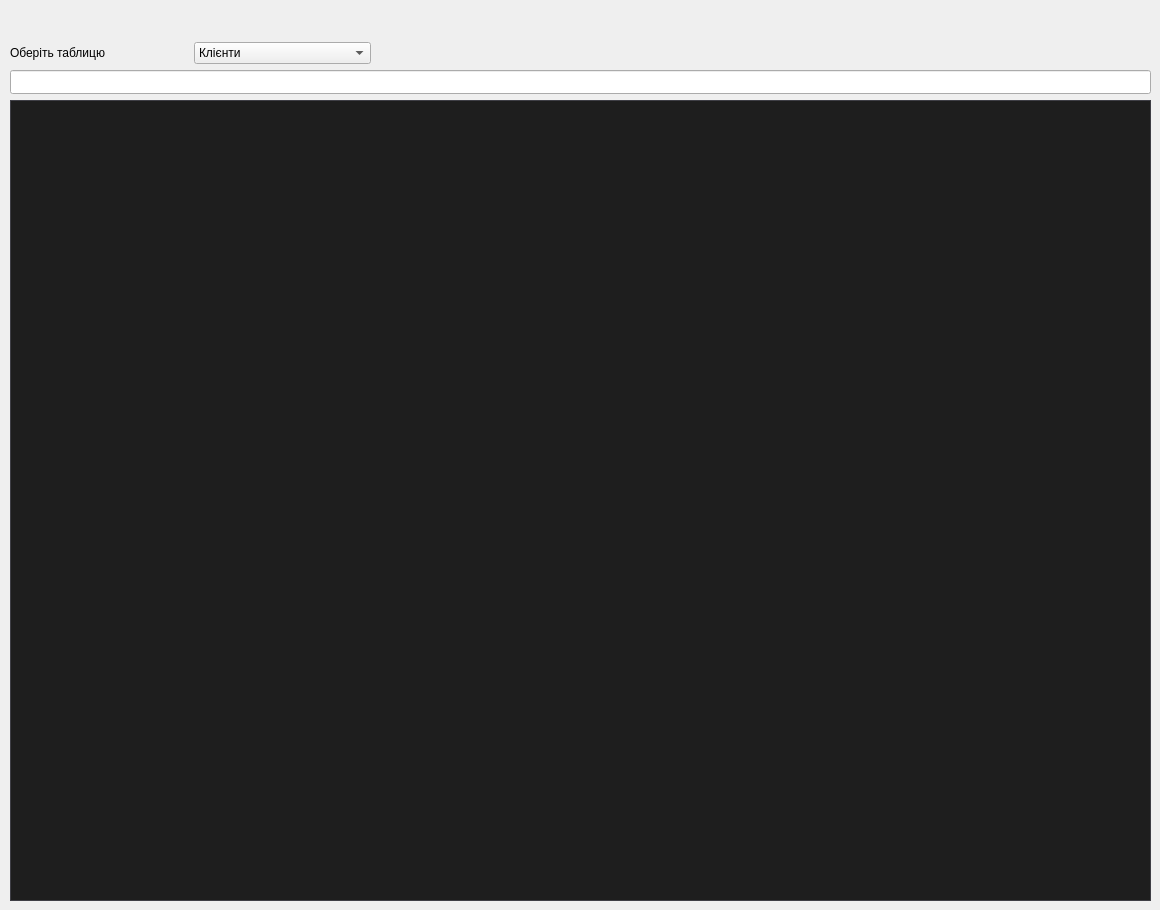
    <widget class="QWidget" name="tab_4">
     <attribute name="title">
      <string>Швидкий пошук</string>
     </attribute>
     <widget class="QTableView" name="fastSearchTableView">
      <property name="geometry">
       <rect>
        <x>10</x>
        <y>100</y>
        <width>1141</width>
        <height>801</height>
       </rect>
      </property>
      <property name="styleSheet">
       <string notr="true">/*!*************************************
  VS15 Dark
****************************************
  Author: chintsu_kun
  Version: 2.0.2
  Licence: GNU General Public License v3.0 (https://www.gnu.org/licenses/gpl-3.0.en.html)
  Url: https://github.com/nikolay-borzov/modorganizer-themes
****************************************
*/
/* For some reason applying background-color or border fixes paddings properties */
QListWidget::item {
  border-width: 0; }

/* Don't override install label on download widget.
   MO2 assigns color depending on download state */
#installLabel {
  color: none; }

/* Make `background-color` work for :hover, :focus and :pressed states */
QToolButton {
  border: none; }

/* Main Window */
QWidget {
  background-color: #2D2D30;
  color: #F1F1F1; }
  QWidget::disabled {
	color: #656565;
     }

/* Common */
/* remove outline */
* {
  outline: 0; }

*:disabled,
QListView::item:disabled,
*::item:selected:disabled {
  color: #656565; }

/* line heights */
/* QTreeView#fileTree::item - currently have problem with size column vertical
   text align  */
#bsaList::item,
#dataTree::item,
QTreeView#modList::item,
QTreeWidget#categoriesTree::item,
#savegameList::item,
#tabConflicts QTreeWidget::item {
  padding: 0.3em 0; }

QListView::item,
QTreeView#espList::item {
  padding-top: 0.3em;
  padding-bottom: 0.3em;
}

/* to enable border color */
QTreeView,
QListView,
QTextEdit,
QWebView,
QTableView {
  border-style: solid;
  border-width: 1px; }

QAbstractItemView {
  color: #DCDCDC;
  background-color: #1E1E1E;
  alternate-background-color: #262626;
  border-color: #3F3F46; }
  QAbstractItemView::item:selected, QAbstractItemView::item:selected:hover {
   background-color: #3399FF;
   color: #F1F1F1;
}

QAbstractItemView[filtered=true] {
	border: 2px solid #f00 !important;
}

QAbstractItemView,
QListView,
QTreeView {
  show-decoration-selected: 1; }

QAbstractItemView::item:hover,
QListView::item:hover,
QTreeView::branch:hover,
QTreeWidget::item:hover {
  background-color: rgba(51, 153, 255, 0.3); }

QAbstractItemView::item:selected:disabled,
QListView::item:selected:disabled,
QTreeView::branch:selected:disabled,
QTreeWidget::item:selected:disabled {
  background-color: rgba(51, 153, 255, 0.3); }

QTreeView::branch:selected {
  background-color: #3399FF; }

QLabel {
  background-color: transparent; }

LinkLabel {
  qproperty-linkColor: #3399FF; }

/* Left Pane &amp; File Trees #QTreeView, #QListView*/
QTreeView::branch:closed:has-children {
  image: url(./vs15/branch-closed.png); }

QTreeView::branch:open:has-children {
  image: url(./vs15/branch-open.png); }

/*QListView::item:hover { }
QListView::item:selected { }*/
QListView::item {
  color: #F1F1F1; }

/* Text areas and text fields #QTextEdit, #QLineEdit, #QWebView */
QTextEdit,
QWebView,
QLineEdit,
QAbstractSpinBox,
QAbstractSpinBox::up-button,
QAbstractSpinBox::down-button,
QComboBox {
  background-color: #333337;
  border-color: #3F3F46; }

QLineEdit:hover,
QAbstractSpinBox:hover,
QTextEdit:hover,
QComboBox:hover,
QComboBox:editable:hover {
  border-color: #007ACC; }

QLineEdit:focus,
QAbstractSpinBox::focus,
QTextEdit:focus,
QComboBox:focus,
QComboBox:editable:focus,
QComboBox:on {
  background-color: #3F3F46;
  border-color: #3399FF; }

QComboBox:on {
  border-bottom-color: #3F3F46; }

QLineEdit,
QAbstractSpinBox {
  min-height: 15px;
  padding: 2px;
  border-style: solid;
  border-width: 1px; }

QLineEdit {
  margin-top: 0; }

/* clear button */
QLineEdit QToolButton,
QLineEdit QToolButton:hover {
  background: none;
  margin-top: 1px; }

QLineEdit#espFilterEdit QToolButton {
  margin-top: -2px;
  margin-bottom: 1px; }

/* Drop-downs #QComboBox*/
QComboBox {
  min-height: 20px;
  padding-left: 5px;
  margin: 3px 0 1px 0;
  border-style: solid;
  border-width: 1px; }
  QComboBox:editable {
    padding-left: 3px;
    /* to enable hover styles */
    background-color: transparent; }
  QComboBox::drop-down {
    width: 20px;
    subcontrol-origin: padding;
    subcontrol-position: top right;
    border: none;
    /* If you need to set style for drop-down button
    &amp;:on,
    &amp;:editable:hover {
      background-color: red;
    } */ }
  QComboBox::down-arrow {
    image: url(./vs15/combobox-down.png); }
  QComboBox QAbstractItemView {
    background-color: #1B1B1C;
    selection-background-color: #3F3F46;
    border-color: #3399FF;
    border-style: solid;
    border-width: 0 1px 1px 1px; }

/* doesn't work http://stackoverflow.com/questions/13308341/qcombobox-abstractitemviewitem*/
/*QComboBox QAbstractItemView:item {
  padding: 10px;
  margin: 10px;
}*/
/* Toolbar */
QToolBar {
  border: none; }

QToolBar::separator {
  border-left-color: #222222;
  border-right-color: #46464A;
  border-width: 0 1px 0 1px;
  border-style: solid;
  width: 0; }

QToolButton {
  padding: 4px; }
  QToolButton:hover, QToolButton:focus {
    background-color: #3E3E40; }
  QToolButton:pressed {
    background-color: #3399FF; }

QToolButton::menu-indicator {
  image: url(./vs15/combobox-down.png);
  subcontrol-origin: padding;
  subcontrol-position: center right;
  padding-top: 10%;
  padding-right: 5%; }

/* Group Boxes #QGroupBox */
QGroupBox {
  border-color: #3F3F46;
  border-style: solid;
  border-width: 1px;
  padding: 1em .3em .3em .3em;
  margin-top: .65em; }

QGroupBox::title {
  subcontrol-origin: margin;
  subcontrol-position: top left;
  padding: 2px;
  left: 10px; }

/* LCD Count */
QLCDNumber {
  border-color: #3F3F46;
  border-style: solid;
  border-width: 1px; }

/* Buttons #QPushButton */
QPushButton {
  background-color: #333337;
  border-color: #3F3F46;
  min-height: 18px;
  padding: 2px 5px;
  border-style: solid;
  border-width: 1px; }

QPushButton:hover,
QPushButton:checked,
QPushButton:focus,
QAbstractSpinBox::up-button:hover,
QAbstractSpinBox::down-button:hover {
  background-color: #007ACC; }

QPushButton:pressed,
QPushButton:checked:hover,
QAbstractSpinBox::up-button:pressed,
QAbstractSpinBox::down-button:pressed {
  background-color: #1C97EA; }

QPushButton:disabled,
QAbstractSpinBox::up-button:disabled,
QAbstractSpinBox::down-button:disabled {
  background-color: #333337;
  border-color: #3F3F46; }

QPushButton::menu-indicator {
  image: url(./vs15/combobox-down.png);
  subcontrol-origin: padding;
  subcontrol-position: center right;
  padding-right: 5%; }

/* Dialog buttons */
QDialog QPushButton,
QSlider::handle:horizontal,
QSlider::handle:vertical {
  color: #000000;
  background-color: #DDDDDD;
  border-color: #707070;
  border-style: solid;
  border-width: 1px; }

QDialog QPushButton:hover,
QSlider::handle:horizontal:hover,
QSlider::handle:vertical:hover,
QSlider::handle:horizontal:pressed,
QSlider::handle:vertical:pressed {
  background-color: #BEE6FD;
  border-color: #3C7FB1; }

QSlider::handle:horizontal:focus:!pressed,
QSlider::handle:vertical:focus:!pressed,
QDialog QPushButton:focus,
QDialog QPushButton:checked {
  background-color: #DDDDDD;
  border-color: #3399FF; }

QDialog QPushButton:disabled,
QSlider::handle:horizontal:disabled,
QSlider::handle:vertical:disabled {
  background-color: #333337;
  border-color: #3F3F46; }

QDialog QPushButton {
  min-width: 1.5em;
  padding-left: .5em;
  padding-right: .5em; }

/* Check boxes and Radio buttons common #QCheckBox, #QRadioButton */
QGroupBox::indicator,
QTreeView::indicator,
QCheckBox::indicator,
QRadioButton::indicator {
  background-color: #2D2D30;
  border-color: #3F3F46;
  width: 13px;
  height: 13px;
  border-style: solid;
  border-width: 1px; }
  QGroupBox::indicator:hover,
  QTreeView::indicator:hover,
  QCheckBox::indicator:hover,
  QRadioButton::indicator:hover {
    background-color: #3F3F46;
    border-color: #007ACC; }

QGroupBox::indicator:checked,
QTreeView::indicator:checked,
QCheckBox::indicator:checked {
  image: url(./vs15/checkbox-check.png); }

QGroupBox::indicator:disabled,
QTreeView::indicator:checked:disabled,
QCheckBox::indicator:checked:disabled {
  image: url(./vs15/checkbox-check-disabled.png); }

/* Check boxes special */
QTreeView#modList::indicator {
  width: 15px;
  height: 15px; }

/* Radio buttons #QRadioButton */
QRadioButton::indicator {
  border-radius: 7px; }
  QRadioButton::indicator::checked {
    background-color: #B9B9BA;
    border-width: 2px;
    width: 11px;
    height: 11px; }
    QRadioButton::indicator::checked:hover {
      border-color: #3F3F46; }

/* Spinners #QSpinBox, #QDoubleSpinBox */
QAbstractSpinBox {
  margin: 1px; }

QAbstractSpinBox::up-button,
QAbstractSpinBox::down-button {
  border-style: solid;
  border-width: 1px;
  subcontrol-origin: padding; }

QAbstractSpinBox::up-button {
  subcontrol-position: top right; }

QAbstractSpinBox::up-arrow {
  image: url(./vs15/spinner-up.png); }

QAbstractSpinBox::down-button {
  subcontrol-position: bottom right; }

QAbstractSpinBox::down-arrow {
  image: url(./vs15/spinner-down.png); }

/* Sliders #QSlider */
QSlider::groove:horizontal {
  background-color: #3F3F46;
  border: none;
  height: 8px;
  margin: 2px 0; }

QSlider::handle:horizontal {
  width: .5em;
  height: 2em;
  margin: -7px 0;
  subcontrol-origin: margin; }

/* Scroll Bars #QAbstractScrollArea, #QScrollBar*/
/* assigning background still leaves not filled area*/
QAbstractScrollArea::corner {
  background-color: transparent; }

/* Horizontal */
QScrollBar:horizontal {
  height: 18px;
  border: none;
  margin: 0 23px 0 23px; }

QScrollBar::handle:horizontal {
  min-width: 32px;
  margin: 4px 2px; }

QScrollBar::add-line:horizontal {
  width: 23px;
  subcontrol-position: right;
  subcontrol-origin: margin; }

QScrollBar::sub-line:horizontal {
  width: 23px;
  subcontrol-position: left;
  subcontrol-origin: margin; }

/* Vertical */
QScrollBar:vertical {
  width: 20px;
  border: none;
  margin: 23px 0 23px 0; }

QScrollBar::handle:vertical {
  min-height: 32px;
  margin: 2px 4px; }

QScrollBar::add-line:vertical {
  height: 23px;
  subcontrol-position: bottom;
  subcontrol-origin: margin; }

QScrollBar::sub-line:vertical {
  height: 23px;
  subcontrol-position: top;
  subcontrol-origin: margin; }

/* Combined */
QScrollBar {
  background-color: #3E3E42;
  border: none; }

QScrollBar::handle {
  background-color: #686868; }

QScrollBar::add-line,
QScrollBar::sub-line {
  background-color: #3E3E42;
  border: none; }

/*QScrollBar::add-line:horizontal:hover,
QScrollBar::sub-line:horizontal:hover,
QScrollBar::add-line:vertical:hover,
QScrollBar::sub-line:vertical:hover,
QScrollBar::add-line:horizontal:pressed,
QScrollBar::sub-line:horizontal:pressed,
QScrollBar::add-line:vertical:pressed,
QScrollBar::sub-line:vertical:pressed { }*/
QScrollBar::handle:hover {
  background: #9E9E9E; }

QScrollBar::handle:pressed {
  background: #EFEBEF; }

QScrollBar::handle:disabled {
  background: #555558; }

QScrollBar::add-page,
QScrollBar::sub-page {
  background: transparent; }

QScrollBar::up-arrow:vertical {
  image: url(./vs15/scrollbar-up.png); }

QScrollBar::up-arrow:vertical:hover {
  image: url(./vs15/scrollbar-up-hover.png); }

QScrollBar::up-arrow:vertical:disabled {
  image: url(./vs15/scrollbar-up-disabled.png); }

QScrollBar::right-arrow:horizontal {
  image: url(./vs15/scrollbar-right.png); }

QScrollBar::right-arrow:horizontal:hover {
  image: url(./vs15/scrollbar-right-hover.png); }

QScrollBar::right-arrow:horizontal:disabled {
  image: url(./vs15/scrollbar-right-disabled.png); }

QScrollBar::down-arrow:vertical {
  image: url(./vs15/scrollbar-down.png); }

QScrollBar::down-arrow:vertical:hover {
  image: url(./vs15/scrollbar-down-hover.png); }

QScrollBar::down-arrow:vertical:disabled {
  image: url(./vs15/scrollbar-down-disabled.png); }

QScrollBar::left-arrow:horizontal {
  image: url(./vs15/scrollbar-left.png); }

QScrollBar::left-arrow:horizontal:hover {
  image: url(./vs15/scrollbar-left-hover.png); }

QScrollBar::left-arrow:horizontal:disabled {
  image: url(./vs15/scrollbar-left-disabled.png); }

/* Header Rows and Tables (Configure Mod Categories) #QTableView, #QHeaderView */
QTableView {
  gridline-color: #3F3F46;
  selection-background-color: #3399FF;
  selection-color: #F1F1F1; }

QTableView QTableCornerButton::section {
  background: #252526;
  border-color: #3F3F46;
  border-style: solid;
  border-width: 0 1px 1px 0; }

QHeaderView {
  border: none; }

QHeaderView::section {
  background: #252526;
  border-color: #3F3F46;
  padding: 3px 5px;
  border-style: solid;
  border-width: 0 1px 1px 0; }

QHeaderView::section:hover {
  background: #3E3E40;
  color: #F6F6F6; }

/*QHeaderView::section:first { }*/
QHeaderView::section:last {
  border-right: 0; }

QHeaderView::up-arrow {
  image: url(./vs15/sort-asc.png);
  margin-bottom: -37px; }

DownloadListView QHeaderView::up-arrow {
  margin-bottom: -47px; }

QHeaderView::down-arrow {
  image: url(./vs15/sort-desc.png);
  margin-bottom: 0; }

/* Context menus, toolbar drop-downs #QMenu  */
QMenu {
  background-color: #1A1A1C;
  border-color: #333337;
  border-style: solid;
  border-width: 1px;
  padding: 2px; }

QMenu::item {
  background: transparent;
  padding: 4px 20px; }

QMenu::item:selected, QMenuBar::item:selected {
  background-color: #333334; }

QMenu::item:disabled {
  background-color: transparent; }

QMenu::separator {
  background-color: #333337;
  height: 1px;
  margin: 1px 0; }

QMenu::icon {
  margin: 1px; }

QMenu::right-arrow {
  image: url(./vs15/sub-menu-arrow.png);
  subcontrol-origin: padding;
  subcontrol-position: center right;
  padding-right: .5em; }

QMenu QPushButton {
  background-color: transparent;
  border-color: #3F3F46;
  margin: 1px 0 1px 0; }

QMenu QCheckBox,
QMenu QRadioButton {
  background-color: transparent;
  padding: 5px 2px; }

/* Tool tips #QToolTip, #SaveGameInfoWidget */
QToolTip,
SaveGameInfoWidget {
  background-color: #424245;
  border-color: #4D4D50;
  color: #F1F1F1;
  border-style: solid;
  border-width: 1px;
  padding: 2px; }

QStatusBar::item {border: None;}

/* Progress Bars (Downloads) #QProgressBar */
QProgressBar {
  background-color: #E6E6E6;
  color: #000;
  border-color: #BCBCBC;
  text-align: center;
  border-style: solid;
  border-width: 1px;
  margin: 0 0px; }

QProgressBar::chunk {
  background: #06B025; }

DownloadListView[downloadView=standard]::item {
	padding: 16px;
}

DownloadListView[downloadView=compact]::item {
	padding: 4px;
}

/* Right Pane and Tab Bars #QTabWidget, #QTabBar */
QTabWidget::pane {
  border-color: #3F3F46;
  border-top-color: #007ACC;
  top: 0;
  border-style: solid;
  border-width: 1px; }

QTabWidget::pane:disabled {
  border-top-color: #3F3F46; }

/*QTabWidget::tab-bar { }*/
QTabBar::tab {
  background-color: transparent;
  padding: 4px 1em;
  border: none; }

QTabBar::tab:hover {
  background-color: #1C97EA; }

QTabBar::tab:selected,
QTabBar::tab:selected:hover {
  background-color: #007ACC; }

QTabBar::tab:disabled {
  background-color: transparent;
  color: #656565; }

QTabBar::tab:selected:disabled {
  background-color: #3F3F46; }

/* Scrollers */
QTabBar QToolButton {
  background-color: #333337;
  border-color: #3F3F46;
  padding: 1px;
  margin: 0;
  border-style: solid;
  border-width: 1px; }

QTabBar QToolButton:hover {
  border-color: #007ACC;
  border-width: 1px;
  border-style: solid; }

QTabBar QToolButton:disabled,
QTabBar QToolButton:pressed:hover {
  background-color: #333337; }

/*QTabBar::tear { }*/
QTabBar::scroller {
  width: 23px;
  background-color: red; }

QTabBar QToolButton::right-arrow {
  image: url(./vs15/scrollbar-right.png); }

QTabBar QToolButton::right-arrow:hover {
  image: url(./vs15/scrollbar-right-hover.png); }

QTabBar QToolButton::left-arrow {
  image: url(./vs15/scrollbar-left.png); }

QTabBar QToolButton::left-arrow:hover {
  image: url(./vs15/scrollbar-left-hover.png); }

/* Special styles */
QWidget#tabImages QPushButton {
  background-color: transparent;
  margin: 0 .3em;
  padding: 0; }

/* like dialog QPushButton*/
QWidget#tabESPs QToolButton {
  color: #000000;
  background-color: #DDDDDD;
  border-color: #707070;
  border-style: solid;
  border-width: 1px; }

QWidget#tabESPs QToolButton:hover {
  background-color: #BEE6FD;
  border-color: #3C7FB1; }

QWidget#tabESPs QToolButton:focus {
  background-color: #DDDDDD;
  border-color: #3399FF; }

QWidget#tabESPs QToolButton:disabled {
  background-color: #333337;
  border-color: #3F3F46; }

QTreeWidget#categoriesList {
  /*min-width: 225px;*/ }

QTreeWidget#categoriesList::item {
  background-position: center left;
  background-repeat: no-repeat;
  padding: .35em 10px; }

QTreeWidget#categoriesList::item:has-children {
  background-image: url(./vs15/branch-closed.png); }

QTreeWidget#categoriesList::item:has-children:open {
  background-image: url(./vs15/branch-open.png); }

QDialog#QueryOverwriteDialog QPushButton {
  margin-left: .5em; }

QDialog#PyCfgDialog QPushButton:hover {
  background-color: #BEE6FD; }

QLineEdit#modFilterEdit {
  margin-top: 2px; }

/* highlight unchecked BSAs */
QWidget#bsaTab QTreeWidget::indicator:unchecked {
  background-color: #3399FF; }

/* increase version text field */
QLineEdit#versionEdit {
  max-width: 100px; }

/* Dialogs width changes */
/* increase width to prevent buttons cutting */
QDialog#QueryOverwriteDialog {
  min-width: 565px; }

QDialog#ModInfoDialog {
  min-width: 850px; }

QLineEdit[valid-filter=false] {
	background-color: #661111 !important;
}

QTableView QHeaderView::section:hover {
    background-color: transparent;
    selection-background-color: transparent;
}

QTableView::item:selected {     
	background-color: rgb(4,217,255);
    color: black;
	selection-background-color: transparent;
}

QTableView::item:selected:focus {
    background-color: rgb(4,217,255);
    color: black;
}

QTableView::item:hover {
	background-color: transparent;
}

QTableView::item:selected:hover { 
	background-color: rgb(4,217,255); 
	color: black; 
}</string>
      </property>
     </widget>
     <widget class="QLineEdit" name="fastSearchGeneralLineEdit">
      <property name="geometry">
       <rect>
        <x>10</x>
        <y>70</y>
        <width>1141</width>
        <height>24</height>
       </rect>
      </property>
     </widget>
     <widget class="QWidget" name="layoutWidget">
      <property name="geometry">
       <rect>
        <x>10</x>
        <y>40</y>
        <width>361</width>
        <height>26</height>
       </rect>
      </property>
      <layout class="QHBoxLayout" name="horizontalLayout_2">
       <item>
        <widget class="QLabel" name="label_5">
         <property name="text">
          <string>Оберіть таблицю</string>
         </property>
        </widget>
       </item>
       <item>
        <widget class="QComboBox" name="comboBox">
         <item>
          <property name="text">
           <string>Клієнти</string>
          </property>
         </item>
         <item>
          <property name="text">
           <string>Абонементи</string>
          </property>
         </item>
        </widget>
       </item>
      </layout>
     </widget>
    </widget>
